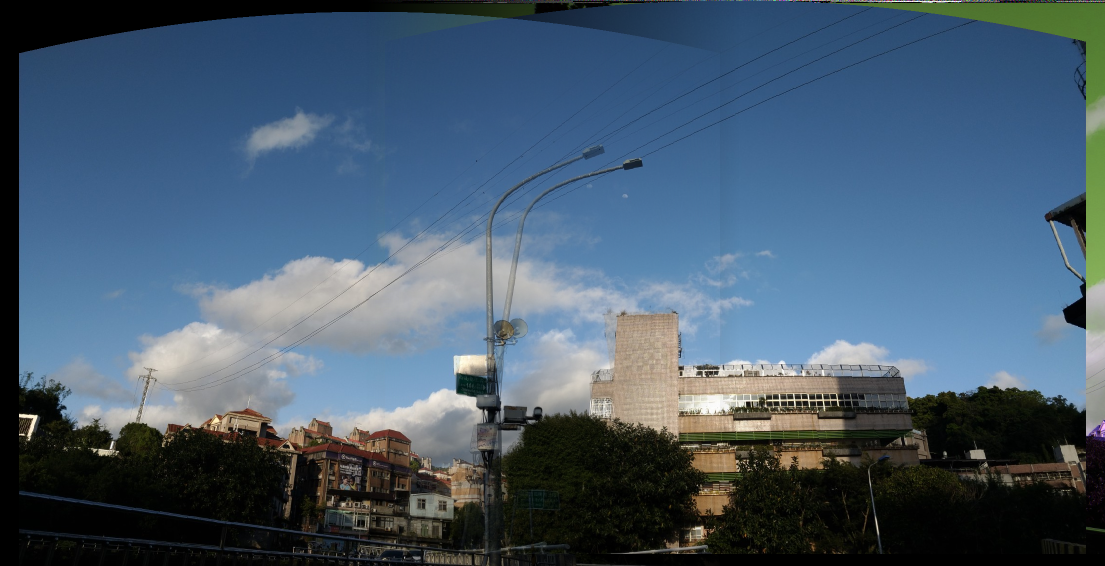
#> input picture hw3/src/bonus/data/blend_orb.png, 2210 x 1131 px, given in place of blend_harris.png, which was not available (shown at 1/2 size)
$ python crop.py
#> lines starting #> are read from the running program, lines starting #| are printed output that depends on the picture; after the words box and inside, x2 and y2 are one past the last pixel; in counts of white or black regions, pixels touching at a corner belong together; pictures that were not available may be replaced by others from this repository, and a replacement may not be noted
#> further down, result is the input picture: shape (1131, 2210, 3); mean B, G, R 109.6, 91.2, 71.2
### hw3/src/bonus/utils.py
import numpy as np
import math
import cv2
import os

# [74 lines left out: functions get_images_and_focals, get_proj_images_and_focals, alignment_image, ransac, not called in this run]

def crop_image(image):
    img_gray = cv2.cvtColor(image, cv2.COLOR_BGR2GRAY)
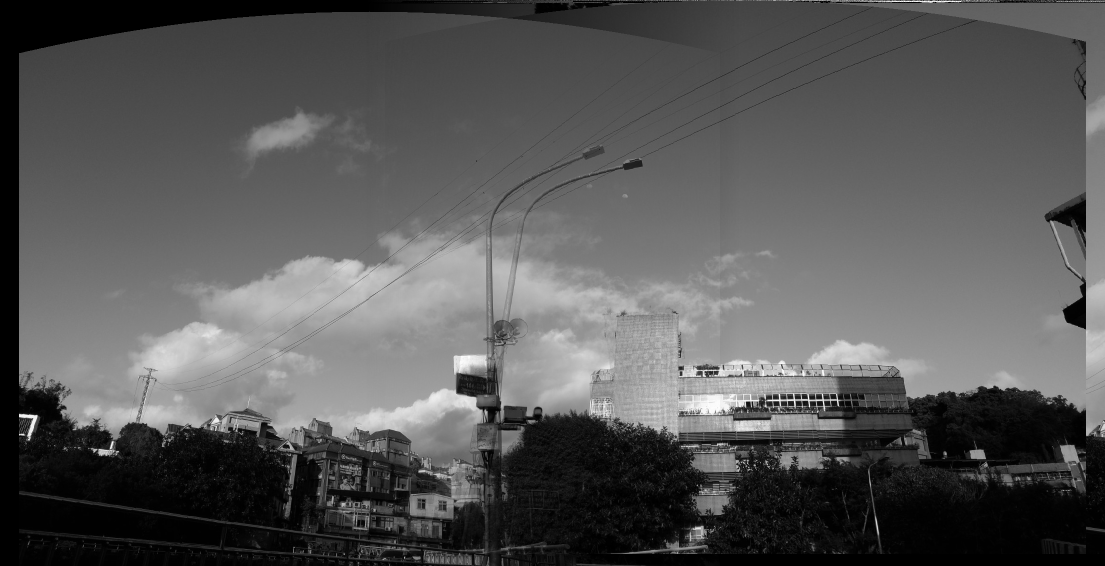
#> img_gray: shape (1131, 2210) (shown at 1/2 size); min 0, max 255, mean 87.3
    _, img_new = cv2.threshold(img_gray, 0, 255, cv2.THRESH_BINARY)
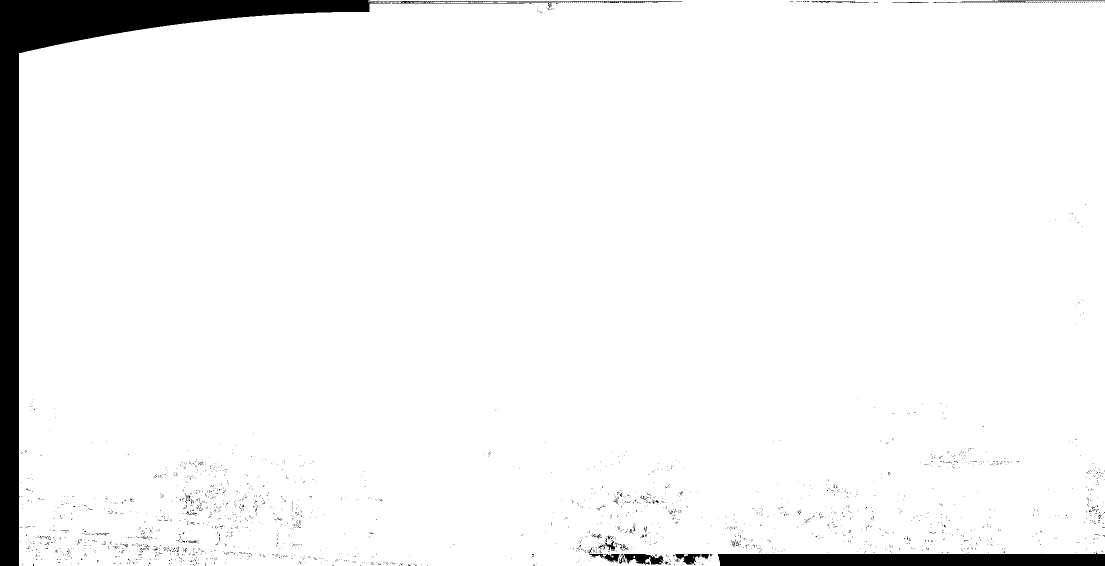
#> img_new: shape (1131, 2210) (shown at 1/2 size); 95.7% white; 2530 black regions (2508 under 20 px), largest, box (x1, y1, x2, y2) and area: (0, 0, 1364, 1131) 80413, (1436, 1105, 2210, 1131) 17757, (1248, 1108, 1327, 1129) 1070

    h, w = img_new.shape
#> h = 1131; w = 2210
    lower = np.argmax(np.sum(img_new, axis=1) > 0.9*w)
#> lower = 0
    upper = h - np.argmax(np.flip(np.sum(img_new, axis=1), axis=0) > 0.9*w)
#> upper = 1131

    return image[lower:upper, :]

### hw3/src/bonus/crop.py
import cv2
from utils import *

type="harris"
result = cv2.imread(f"data/blend_{type}.png")
result = crop_image(result)
cv2.imwrite(f'data/result_{type}.png', result)
print("crop done")

$ run again, on hw3/src/bonus/data/images/frame1.jpg
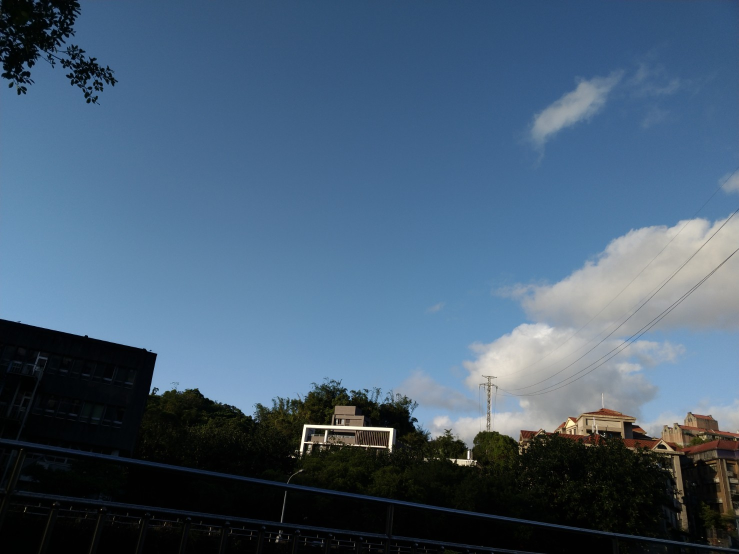
#> input picture hw3/src/bonus/data/images/frame1.jpg, 1478 x 1108 px, given in place of blend_harris.png, which was not available (shown at 1/2 size)
#> result is the input picture: shape (1108, 1478, 3); mean B, G, R 115.2, 92.9, 70.1
#> in crop_image, `img_gray = cv2.cvtColor(image, cv2.COLOR_BGR2GRAY)`:
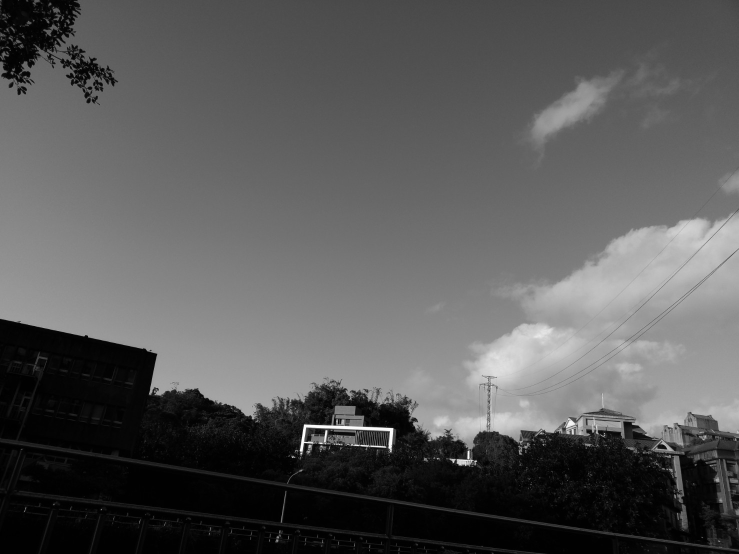
#> img_gray: shape (1108, 1478) (shown at 1/2 size); min 0, max 254, mean 88.6
#> in crop_image, `_, img_new = cv2.threshold(img_gray, 0, 255, cv2.THRESH_BINARY)`:
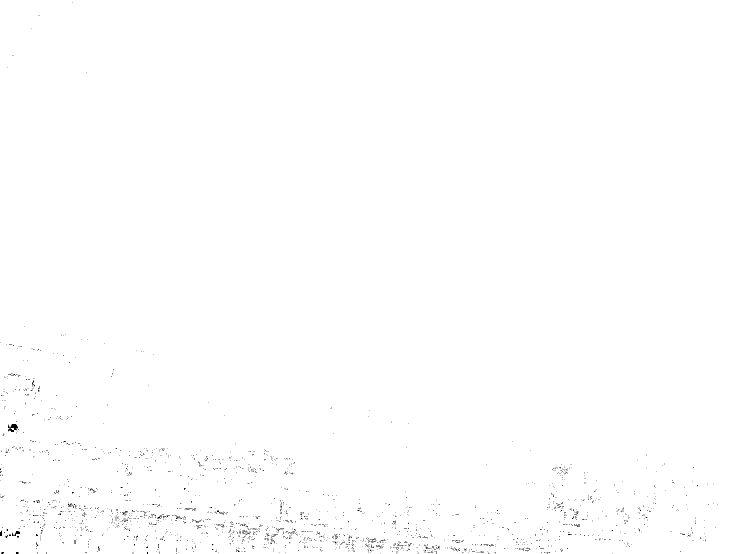
#> img_new: shape (1108, 1478) (shown at 1/2 size); 99.7% white; black in thin lines or dots
#> lower = 0
#> upper = 1108

$ run again, on hw3/src/bonus/data/images/frame2.jpg
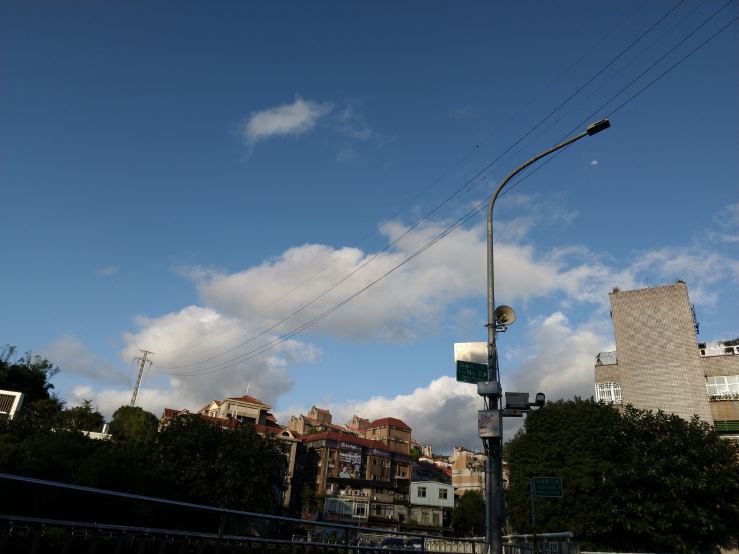
#> input picture hw3/src/bonus/data/images/frame2.jpg, 1478 x 1108 px, given in place of blend_harris.png, which was not available (shown at 1/2 size)
#> result is the input picture: shape (1108, 1478, 3); mean B, G, R 114.1, 94.6, 75.9
#> in crop_image, `img_gray = cv2.cvtColor(image, cv2.COLOR_BGR2GRAY)`:
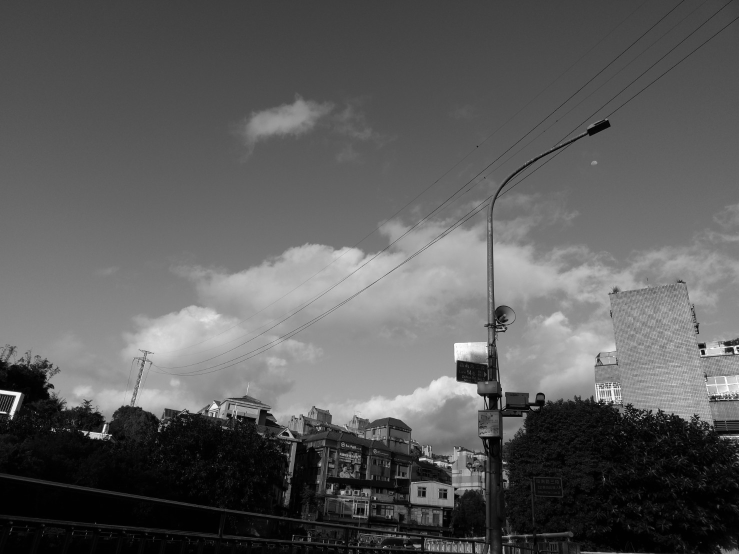
#> img_gray: shape (1108, 1478) (shown at 1/2 size); min 0, max 255, mean 91.2
#> in crop_image, `_, img_new = cv2.threshold(img_gray, 0, 255, cv2.THRESH_BINARY)`:
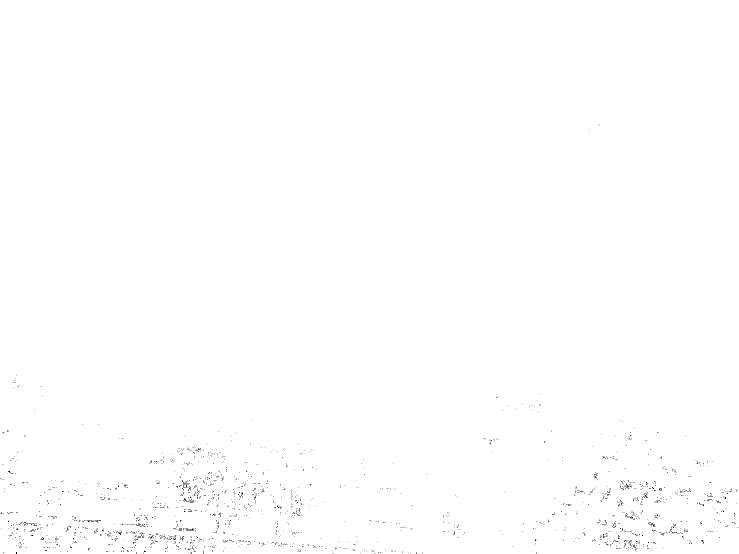
#> img_new: shape (1108, 1478) (shown at 1/2 size); 99.7% white; black in thin lines or dots, all inside (x1, y1, x2, y2) = (0, 249, 1477, 1108)
#> lower = 0
#> upper = 1108
